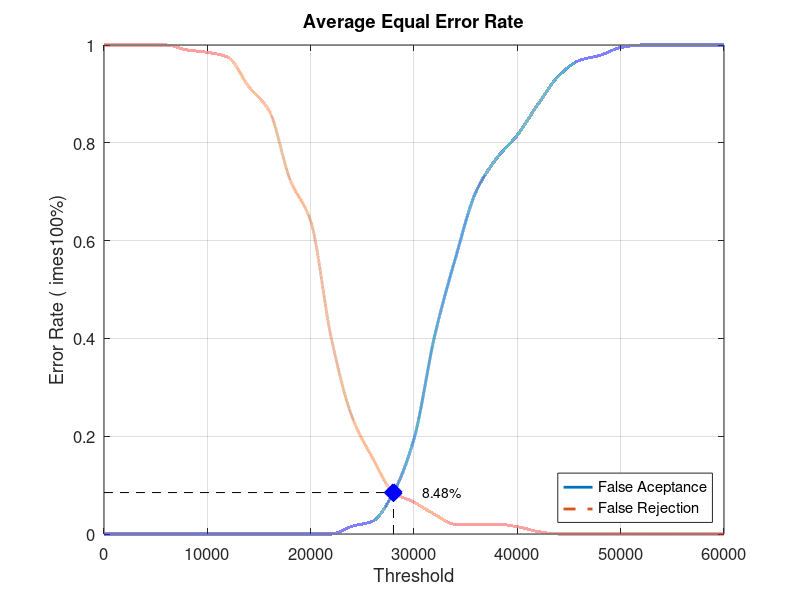
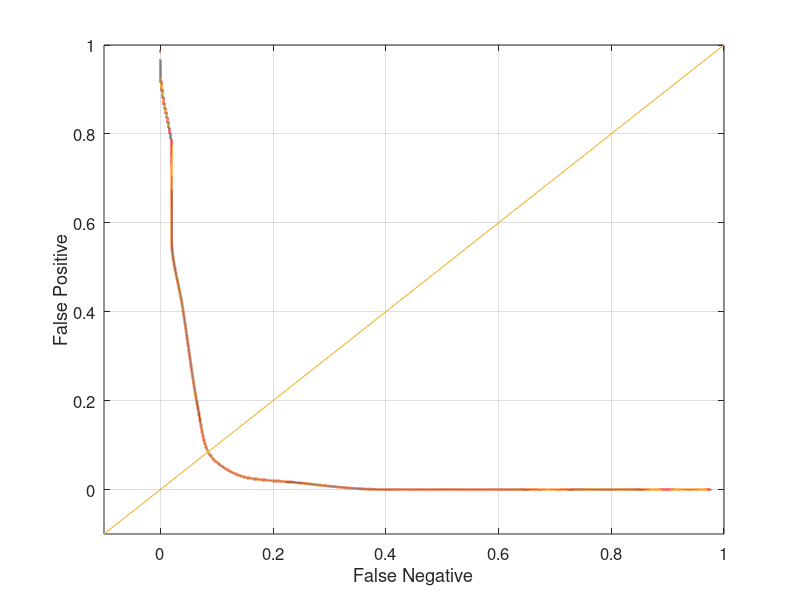

Here is the MATLAB script that generated these plots, in order:
close all;
clear;
clc;
x = 0:2000:60000;
xq = 0:0.5:60000;

y0 = [0 0 0 0 0 0 0 0 0 0 0 0 0.0157895 0.0263158 0.0842105 0.194737 0.405263 0.563158 0.7 0.768421 0.815789 0.878947 0.936842 0.968421 0.978947 0.994737 1 1 1 1 1]
yy0 = interp1(x, y0, xq, 'pchip');
y1 = [1 1 1 1 0.99 0.985 0.975 0.915 0.865 0.725 0.64 0.4 0.24 0.155 0.085 0.065 0.04 0.02 0.02 0.02 0.015 0.005 0 0 0 0 0 0 0 0 0]
yy1 = interp1(x, y1, xq, 'pchip');

% Calculating EER: 
y2 = abs(y0 - y1);
find(y2 == min(y2))
yy2 = abs(yy0 - yy1);
xEER = find(yy2 == min(yy2));
xEERIndex = xq(xEER) % X-axis EER
yEER = yy0(xEER) % Y-axis EER

main = figure
plot(xq, yy0,'-','LineWidth', 2);	hold on
plot(xq, yy1,'--','LineWidth', 2);	hold on
plot([xEERIndex xEERIndex], [0 yEER], 'k--');	hold on
plot([0 xEERIndex], [yEER yEER], 'k--');	hold on
plot(xEERIndex, yEER, 'bx', 'LineWidth', 10);	hold on
text(xEERIndex + 10 * xEERIndex / 100, yEER, [num2str(round((10000 * yEER)) / 100) '%'])
legend('False Aceptance', 'False Rejection', 'Location', 'SouthEast')
xlabel('Threshold')
ylabel('Error Rate (	imes100%)')
title('Average Equal Error Rate')
set(gca, 'FontSize', 12)
axis([0 60000 0 1])
grid on

print(main, 'Database5_3Main', '-dpng');
FNRxFPR = figure('Color', [1 1 1]);
plot(yy1, yy0, '-', yy1, yy0, 'LineWidth', 2);
hold on
y = -0.1:0.1:1
plot(y, y); 
set(gca, 'FontSize', 12)
xlabel('False Negative')
ylabel('False Positive')
axis([-0.1 1 -0.1 1])
set(gca, 'FontSize', 12)
grid on

print(FNRxFPR, 'Database5_3FNRxFPR','-dpng');
